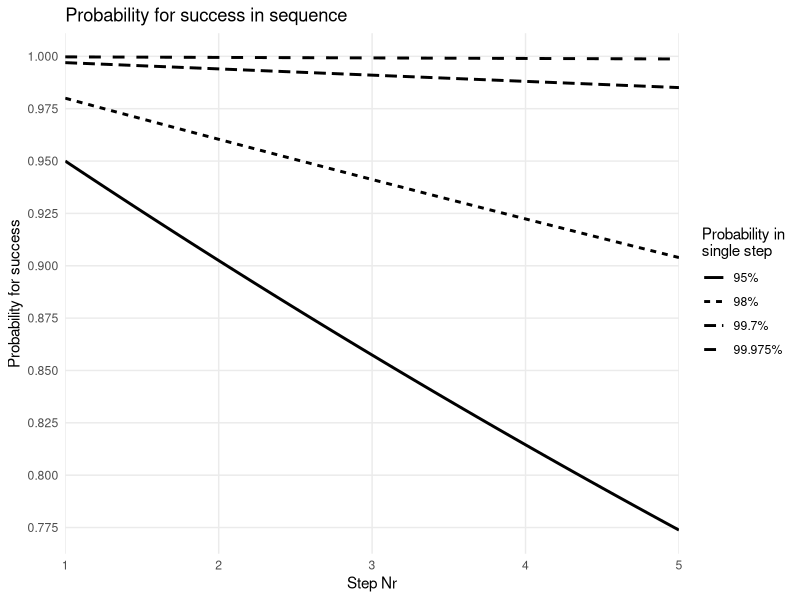

Recreate this plot in R.
## ---- chunk 1
#| label: setup
#| include: false

library(tidyverse)
library(ggthemes)

## ---- chunk 2
#| label: fig-prodprob
#| out-width: 95%
#| fig-cap: Probabilities for success in sequence.

fun.1 <- function(x) 0.9^x
fun.2 <- function(x) 0.95^x
fun.3 <- function(x) 0.997^x
fun.4 <- function(x) 0.99975^x
fun.5 <- function(x) 0.98^x


limit_x <- c(0,5)

ggplot(data = data.frame(x = 0), mapping = aes(x = x))+
  stat_function(fun = fun.2,mapping = aes(linetype = "95%"),lwd=1) + 
  stat_function(fun = fun.3,mapping = aes(linetype = "99.7%"),lwd=1) + 
  stat_function(fun = fun.4,mapping = aes(linetype = "99.975%"),lwd=1) + 
  stat_function(fun = fun.5,mapping = aes(linetype = "98%"),lwd=1) + 
  labs(title = 'Probability for success in sequence',
       x='Step Nr',
       y='Probability for success',
       linetype='Probability in\nsingle step')+
  scale_x_continuous(limits = c(1,limit_x[2]),breaks = seq(limit_x[1],limit_x[2],by=1),expand = c(0,0))+
  scale_y_continuous(breaks = seq(0.2,1,by=0.025))+
  scale_color_brewer(palette = 'Spectral')+
  theme_minimal()+
  theme(panel.grid.minor = element_blank())

